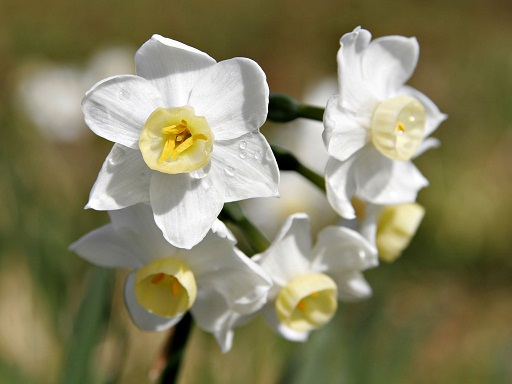
#> input picture imageDatabase/JonquilFlowers.jpg, 512 x 384 px
$ python contours.py
#> lines starting #> are read from the running program, lines starting #| are printed output that depends on the picture; after the words box and inside, x2 and y2 are one past the last pixel; in counts of white or black regions, pixels touching at a corner belong together
# -*- coding: utf-8 -*-
"""
Created on Tue Nov  3 14:48:09 2020

@author: pedro
"""
import cv2
import numpy as np

try:
    imgDir = '../imageDatabase/'
    imgPath = imgDir+'JonquilFlowers.jpg'

    img = cv2.imread(imgPath)
#> img is the input picture: shape (384, 512, 3); mean B, G, R 95.9, 129, 133.6
    imgg=cv2.cvtColor(img,cv2.COLOR_BGR2GRAY)
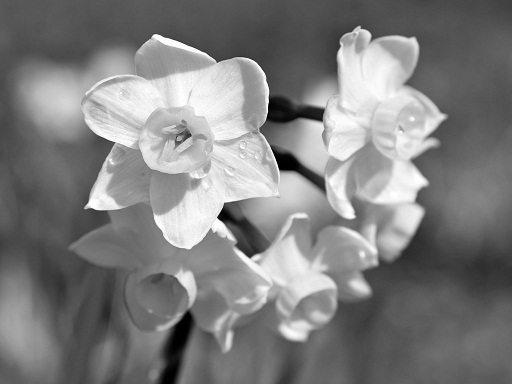
#> imgg: shape (384, 512); min 0, max 255, mean 126.6

    cv2.imshow('Original', img)

    thres, bw = cv2.threshold(imgg,127,255,cv2.THRESH_BINARY_INV)
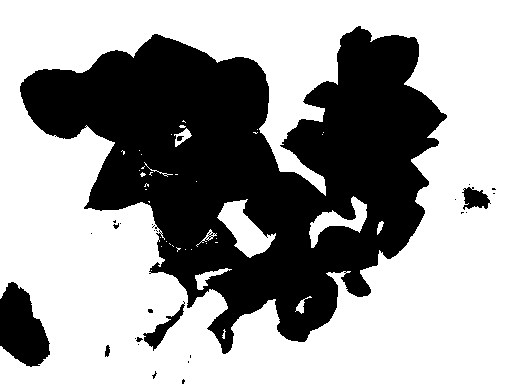
#> bw: shape (384, 512); 61.7% white; 28 black regions (20 under 20 px)

    cv2.imshow('BW Image' , bw)

    cont, b = cv2.findContours(bw, cv2.RETR_TREE, cv2.CHAIN_APPROX_SIMPLE)
#> cont = 97 contours, 80 with area under 20; largest, box (x1, y1, x2, y2) and area: (0, 0, 512, 384) 192802, (19, 25, 448, 355) 75682, (217, 199, 276, 258) 1488, (309, 196, 367, 248) 913, (142, 303, 186, 352) 566; b = 97 rows, first 6: [-1, -1, 1, -1], [2, -1, -1, 0], [3, 1, -1, 0], [4, 2, -1, 0], [5, 3, -1, 0], [6, 4, -1, 0]

    cnt = cont[4]
#> cnt = contour of 17 points, box (x1, y1, x2, y2) (104, 344, 111, 358), area 58
    cv2.drawContours(img,cont,-1, (0,0,255),3)
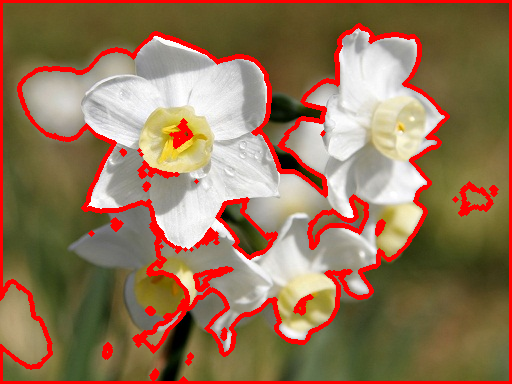
#> img: shape (384, 512, 3); 10.62% of pixels changed, all inside (x1, y1, x2, y2) = (0, 0, 512, 384)

    bw = np.zeros(bw.shape, dtype=np.uint8)
    cv2.imshow('Countors' , img)

    cv2.waitKey(0)
    cv2.destroyAllWindows()

except Exception as e:
    print('EXCEPT')
    cv2.destroyAllWindows()
